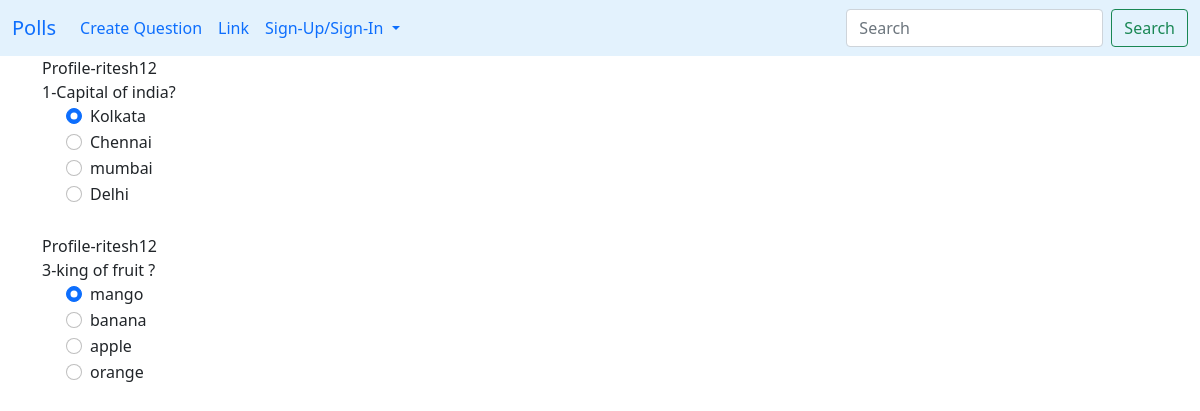
The app's page /profile/1/, older data.
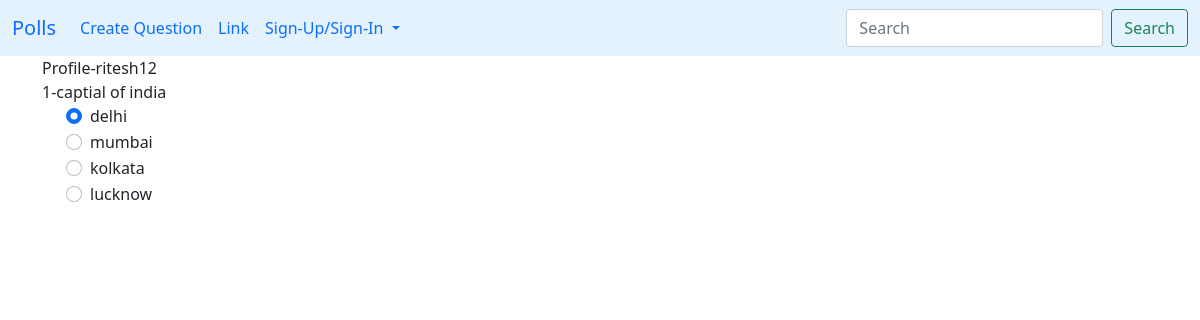
The same page, newer data.
### polls/models.py (models this page shows, shortened)
class Question(models.Model):
    user=models.ForeignKey(User,on_delete=models.CASCADE)
    questions = models.CharField(max_length=200,null=True)
    op1 = models.CharField(max_length=200,null=True)
    op2 = models.CharField(max_length=200,null=True)
    op3 = models.CharField(max_length=200,null=True)
    op4 = models.CharField(max_length=200,null=True)
    ans = models.CharField(max_length=200,null=True)
    created_at=models.DateTimeField(auto_now_add=True)
    updated_at=models.DateTimeField(auto_now=True)

### user/models.py (models this page shows, shortened)
class User(AbstractUser):
    username=models.CharField(verbose_name='Username',max_length=256,unique=True)
    first_name=models.CharField(verbose_name='First Name',max_length=100)
    last_name=models.CharField(verbose_name='Last Name',max_length=100)
    email=models.EmailField(verbose_name='E-mail',max_length=256,unique=True)
    phone_number=PhoneNumberField(null=False,unique=True,blank=True)
    created_at=models.DateTimeField(auto_now_add=True)
    updated_at=models.DateTimeField(auto_now=True)
    USERNAME_FIELD = 'username'
    REQUIRED_FIELDS = ['email','phone_number','first_name','last_name']

### polls/views.py (the view)
# urls.py: path('profile/<str:pk>/',views.user_profile,name='profile')
def user_profile(request,pk):
    user=User.objects.get(id=pk)
    questions=user.question_set.all()
    context={'user':user,'questions':questions}
    return render(request,'Home/profile.html',context)

### Templates/Home/profile.html
{% extends 'main.html' %}
{% block content %}
<div>
    {% for q in questions %}
    <label>Profile-{{q.user.username}}</label>
    <div class="form-group">
        <label  class="form-check-label">{{q.id}}-{{q.questions}}</label>
    </div>
    <div class="form-check">
        <div class="form-check">
            <input class="form-check-input" type="radio" name="{{q.question}}" id="gridRadios1" value="option1"
                checked>
            <label class="form-check-label" for="gridRadios1">
                {{q.op1}}
            </label>
        </div>
        <div class="form-check">
            <input class="form-check-input" type="radio" name="{{q.question}}" id="gridRadios2" value="option2">
            <label class="form-check-label" for="gridRadios2">
                {{q.op2}}
            </label>
        </div>
        <div class="form-check">
            <input class="form-check-input" type="radio" name="{{q.question}}" id="gridRadios1" value="option3">
            <label class="form-check-label" for="gridRadios1">
                {{q.op3}}
            </label>
        </div>
        <div class="form-check">
            <input class="form-check-input" type="radio" name="{{q.question}}" id="gridRadios2" value="option4">
            <label class="form-check-label" for="gridRadios2">
                {{q.op4}}
            </label>
        </div>
        <br>
    </div>
    {% endfor  %}
</div>
{% endblock %}

### Templates/main.html (shortened to what this page needs)
<!doctype html>
<html lang="en">
<head>
  <link href="https://cdn.jsdelivr.net/npm/bootstrap@5.0.2/dist/css/bootstrap.min.css" rel="stylesheet"
>
</head>
<body>
  <div>
    <nav class="navbar navbar-expand-lg bg-body-tertiary" style="background-color: #e3f2fd;">
      <div class="container-fluid">
        <a class="navbar-brand" href="{% url 'home' %}">Polls</a>
        <div class="collapse navbar-collapse" id="navbarSupportedContent">
          <ul class="navbar-nav me-auto mb-2 mb-lg-0">
            <li class="nav-item">
              <a class="nav-link active" aria-current="page" href="{% url 'question' %}">Create Question</a>
            </li>
            <li class="nav-item">
              <a class="nav-link" href="#">Link</a>
            </li>
            {% if request.user.is_authenticated %}
              <li class="nav-item dropdown">
                <a class="nav-link dropdown-toggle" href="#" role="button" data-bs-toggle="dropdown"
                  aria-expanded="false">
                  My Setting
                </a>
                <ul class="dropdown-menu">
                  {% for q in questions %}
                    {% if q.user.id == request.user.is_authenticated %}
                      <li><a class="dropdown-item" href="{% url 'profile' q.user.id %}">Profile</a></li>
                    {% endif %}
                  {% endfor %}
                </ul>
              </li>
              <li class="nav-item">
                <a class="nav-link active" aria-current="page" href="{% url 'logout' %}">logout</a>
              </li>
            {% else %}
              <li class="nav-item dropdown">
                <a class="nav-link dropdown-toggle" href="#" role="button" data-bs-toggle="dropdown"
                  aria-expanded="false">
                  Sign-Up/Sign-In
                </a>
              </li>
            {% endif %}
          </ul>
          <form class="d-flex" role="search">
            <input class="form-control me-2" type="search" placeholder="Search" aria-label="Search">
            <button class="btn btn-outline-success" type="submit">Search</button>
          </form>
        </div>
      </div>
    </nav>
  </div>
  <div class="container">
    {% block content %}
    {% endblock %}
  </div>
</body>
</html>

### Templates/main.html (style rules this page uses)
.container { display: flex; margin-left: auto; }

Row changes from the older to the newer data that the page shows:
removed Question: user.username "ritesh12", id "3", questions "king of fruit ?", op1 "mango", op2 "banana", op3 "apple", op4 "orange"
changed Question "mumbai": questions "Capital of india?" → "captial of india"; question "☑ Kolkata" → "☑ delhi"; op1 "Kolkata" → "delhi"; question "☐ Chennai" → "☐ mumbai"; op2 "Chennai" → "mumbai"; op3 "mumbai" → "kolkata"; op4 "Delhi" → "lucknow"
